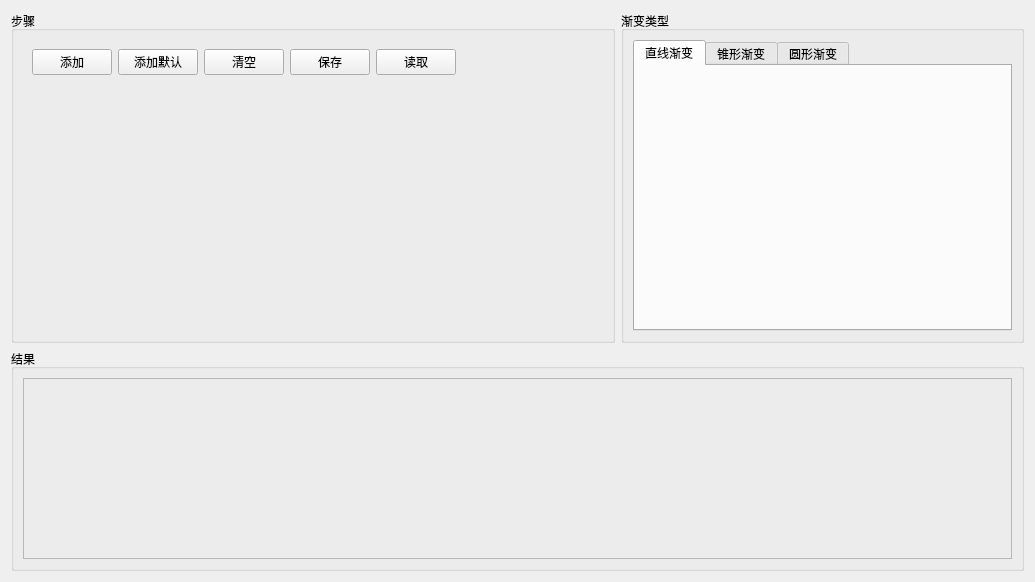
<?xml version="1.0" encoding="UTF-8"?>
<ui version="4.0">
 <class>GradientColorFrame</class>
 <widget class="QFrame" name="GradientColorFrame">
  <property name="geometry">
   <rect>
    <x>0</x>
    <y>0</y>
    <width>1035</width>
    <height>582</height>
   </rect>
  </property>
  <property name="windowTitle">
   <string>Frame</string>
  </property>
  <layout class="QGridLayout" name="gridLayout" rowstretch="6,4" columnstretch="6,4">
   <item row="0" column="0">
    <widget class="QGroupBox" name="groupBox">
     <property name="title">
      <string>步骤</string>
     </property>
     <layout class="QVBoxLayout" name="verticalLayout" stretch="1,9">
      <item>
       <widget class="QWidget" name="widget_2" native="true">
        <layout class="QHBoxLayout" name="horizontalLayout">
         <item>
          <widget class="QPushButton" name="pushButton_add">
           <property name="text">
            <string>添加</string>
           </property>
          </widget>
         </item>
         <item>
          <widget class="QPushButton" name="pushButton_addDefault">
           <property name="styleSheet">
            <string notr="true"/>
           </property>
           <property name="text">
            <string>添加默认</string>
           </property>
          </widget>
         </item>
         <item>
          <widget class="QPushButton" name="pushButton_clear">
           <property name="text">
            <string>清空</string>
           </property>
          </widget>
         </item>
         <item>
          <widget class="QPushButton" name="pushButton_save">
           <property name="text">
            <string>保存</string>
           </property>
          </widget>
         </item>
         <item>
          <widget class="QPushButton" name="pushButton_load">
           <property name="text">
            <string>读取</string>
           </property>
          </widget>
         </item>
         <item>
          <spacer name="horizontalSpacer">
           <property name="orientation">
            <enum>Qt::Horizontal</enum>
           </property>
           <property name="sizeHint" stdset="0">
            <size>
             <width>309</width>
             <height>20</height>
            </size>
           </property>
          </spacer>
         </item>
        </layout>
       </widget>
      </item>
      <item>
       <widget class="GradientColorContentFrame" name="frame_content"/>
      </item>
     </layout>
    </widget>
   </item>
   <item row="0" column="1">
    <widget class="QGroupBox" name="groupBox_3">
     <property name="title">
      <string>渐变类型</string>
     </property>
     <layout class="QVBoxLayout" name="verticalLayout_5">
      <item>
       <widget class="QTabWidget" name="tabWidget">
        <property name="currentIndex">
         <number>0</number>
        </property>
        <widget class="QWidget" name="tab">
         <attribute name="title">
          <string>直线渐变</string>
         </attribute>
         <layout class="QVBoxLayout" name="verticalLayout_2">
          <item>
           <widget class="LinearGradientFrame" name="frame_linear"/>
          </item>
         </layout>
        </widget>
        <widget class="QWidget" name="tab_2">
         <attribute name="title">
          <string>锥形渐变</string>
         </attribute>
         <layout class="QVBoxLayout" name="verticalLayout_3">
          <item>
           <widget class="ConicalGradientFrame" name="frame_conical">
            <property name="frameShape">
             <enum>QFrame::StyledPanel</enum>
            </property>
            <property name="frameShadow">
             <enum>QFrame::Raised</enum>
            </property>
           </widget>
          </item>
         </layout>
        </widget>
        <widget class="QWidget" name="tab_3">
         <attribute name="title">
          <string>圆形渐变</string>
         </attribute>
         <layout class="QVBoxLayout" name="verticalLayout_4">
          <item>
           <widget class="RadialGradientFrame" name="frame_radial">
            <property name="frameShape">
             <enum>QFrame::StyledPanel</enum>
            </property>
            <property name="frameShadow">
             <enum>QFrame::Raised</enum>
            </property>
           </widget>
          </item>
         </layout>
        </widget>
       </widget>
      </item>
     </layout>
    </widget>
   </item>
   <item row="1" column="0" colspan="2">
    <widget class="QGroupBox" name="groupBox_5">
     <property name="title">
      <string>结果</string>
     </property>
     <layout class="QHBoxLayout" name="horizontalLayout_3">
      <item>
       <widget class="ResultFrame" name="frame_result">
        <property name="frameShape">
         <enum>QFrame::StyledPanel</enum>
        </property>
        <property name="frameShadow">
         <enum>QFrame::Raised</enum>
        </property>
       </widget>
      </item>
     </layout>
    </widget>
   </item>
  </layout>
 </widget>
 <customwidgets>
  <customwidget>
   <class>ResultFrame</class>
   <extends>QFrame</extends>
   <header>ResultFrame.h</header>
   <container>1</container>
  </customwidget>
  <customwidget>
   <class>LinearGradientFrame</class>
   <extends>QFrame</extends>
   <header>LinearGradientFrame.h</header>
   <container>1</container>
  </customwidget>
  <customwidget>
   <class>ConicalGradientFrame</class>
   <extends>QFrame</extends>
   <header>ConicalGradientFrame.h</header>
   <container>1</container>
  </customwidget>
  <customwidget>
   <class>RadialGradientFrame</class>
   <extends>QFrame</extends>
   <header>RadialGradientFrame.h</header>
   <container>1</container>
  </customwidget>
  <customwidget>
   <class>GradientColorContentFrame</class>
   <extends>QFrame</extends>
   <header>GradientColorContentFrame.h</header>
   <container>1</container>
  </customwidget>
 </customwidgets>
 <resources/>
 <connections/>
</ui>
